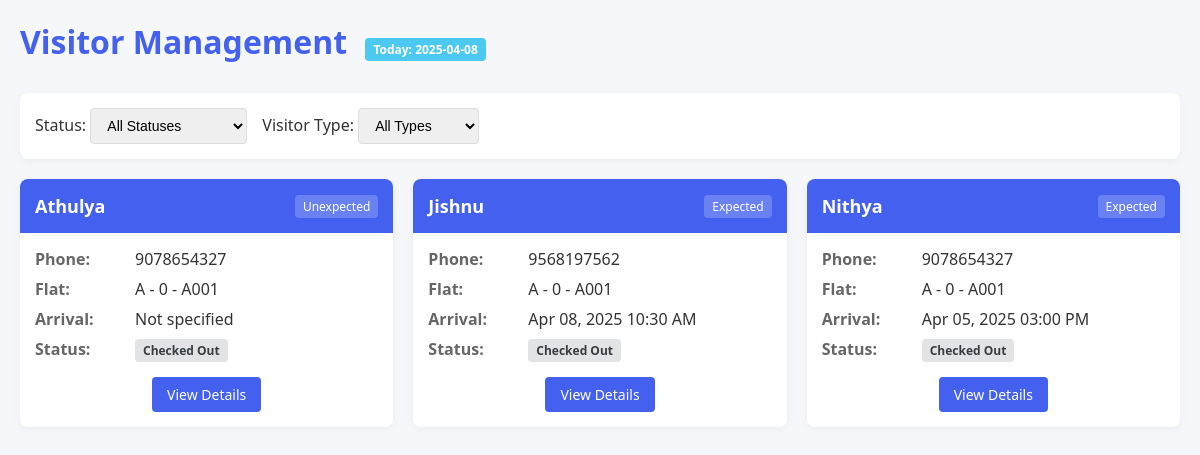
Before: /admin_visitor_list/ with the older database file.
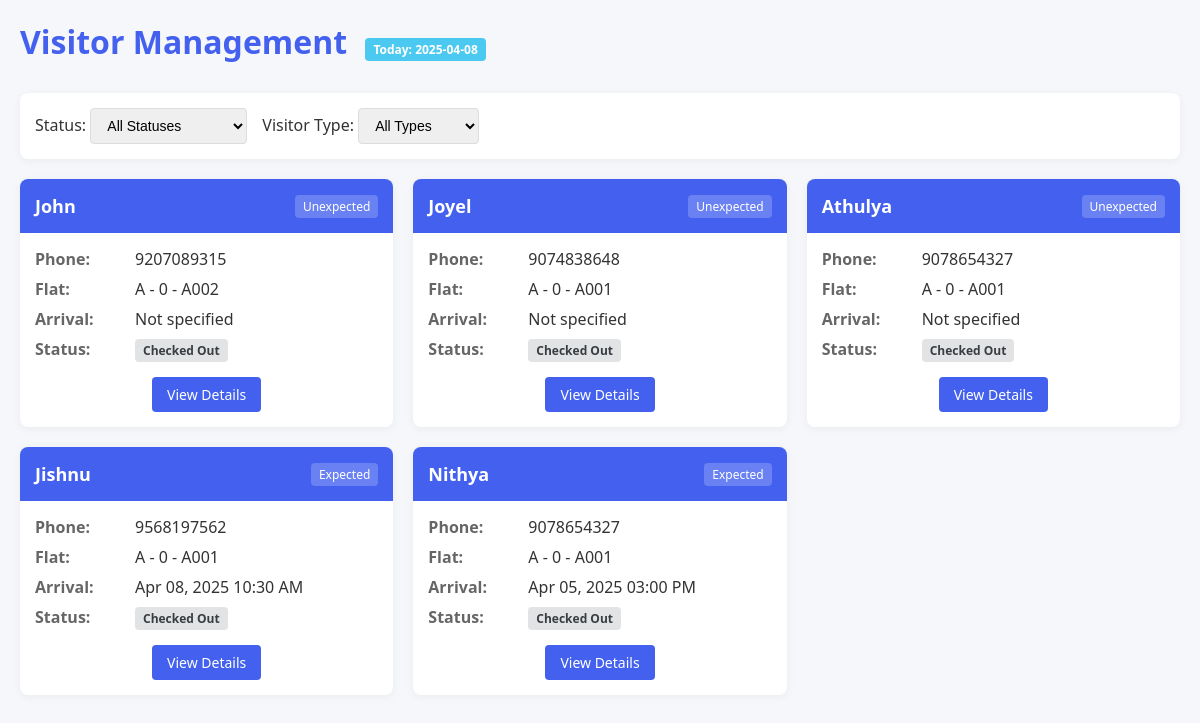
After: the same page with the newer database file.
### app/models.py (models this page shows, shortened)
class Visitor(models.Model):
    VISITOR_TYPE_CHOICES = [
        ('Expected', 'Expected'),
        ('Unexpected', 'Unexpected'),
        ('Delivery', 'Delivery'),
        ('Service', 'Service'),
    ]
    STATUS_CHOICES = [
        ('Pending', 'Pending Approval'),
        ('Approved', 'Approved'),
        ('Rejected', 'Rejected'),
        ('CheckedIn', 'Checked In'),
        ('CheckedOut', 'Checked Out'),
    ]
    name = models.CharField(max_length=100)
    phone = models.CharField(max_length=15)
    visitor_type = models.CharField(max_length=20, choices=VISITOR_TYPE_CHOICES)
    purpose = models.TextField(blank=True, null=True)
    vehicle_number = models.CharField(max_length=20, blank=True, null=True)
    id_proof_type = models.CharField(max_length=50, blank=True, null=True)
    id_proof_number = models.CharField(max_length=50, blank=True, null=True)
    id_proof_image = models.ImageField(upload_to='visitor_ids/', blank=True, null=True)
    flat = models.ForeignKey(Flat, on_delete=models.CASCADE, null=True, blank=True)
    requested_by = models.ForeignKey(FlatOccupant, on_delete=models.SET_NULL, null=True, blank=True)
    expected_arrival = models.DateTimeField(null=True, blank=True)
    actual_arrival = models.DateTimeField(null=True, blank=True)
    actual_departure = models.DateTimeField(null=True, blank=True)
    checked_in_by = models.ForeignKey(Security, on_delete=models.SET_NULL,
                                    related_name='checked_in_visitors', null=True, blank=True)
    checked_out_by = models.ForeignKey(Security, on_delete=models.SET_NULL,
                                     related_name='checked_out_visitors', null=True, blank=True)
    status = models.CharField(max_length=20, choices=STATUS_CHOICES, default='Pending')
    is_unexpected = models.BooleanField(default=False)
    verification_code = models.CharField(max_length=8, blank=True, null=True)
    created_at = models.DateTimeField(auto_now_add=True)
    updated_at = models.DateTimeField(auto_now=True)

class Flat(models.Model):
    flat_number = models.CharField(max_length=20, unique=True)
    floor = models.IntegerField()
    block = models.CharField(max_length=10, blank=True, null=True)
    square_footage = models.PositiveIntegerField(blank=True, null=True)
    bedrooms = models.PositiveIntegerField(default=1)
    is_occupied = models.BooleanField(default=False)
    created_at = models.DateTimeField(auto_now_add=True)
    updated_at = models.DateTimeField(auto_now=True)
    class Meta:
        ordering = ['block', 'floor', 'flat_number']

### app/views.py (the view)
# urls.py: path('admin_visitor_list/', views.admin_visitor_list, name='admin_visitor_list'),
def admin_visitor_list(request):
    today = date.today()
    visitors = Visitor.objects.all(
    ).order_by('-created_at')
    status_filter = request.GET.get('status')
    visitor_type_filter = request.GET.get('visitor_type')
    if status_filter:
        visitors = visitors.filter(status=status_filter)
    if visitor_type_filter:
        visitors = visitors.filter(visitor_type=visitor_type_filter)
    context = {
        'visitors': visitors,
        'status_choices': Visitor.STATUS_CHOICES,
        'visitor_type_choices': Visitor.VISITOR_TYPE_CHOICES,
        'today': today.strftime('%Y-%m-%d')
    }
    return render(request, 'admin_visitors_list.html', context)

### app/templates/admin_visitors_list.html (shortened to what this page needs)
<!DOCTYPE html>
<html lang="en">
<head>
</head>
<body>
    <div class="container">
        <div class="header">
            <h1>Visitor Management <span class="today-badge">Today: {{ today }}</span></h1>
        </div>
        <div class="filters">
            <div>
                <label for="status">Status:</label>
                <select id="status" onchange="filterVisitors()">
                    <option value="">All Statuses</option>
                </select>
            </div>
            <div>
                <label for="visitor_type">Visitor Type:</label>
                <select id="visitor_type" onchange="filterVisitors()">
                    <option value="">All Types</option>
                </select>
            </div>
        </div>
        <div class="visitor-grid">
            {% for visitor in visitors %}
            <div class="visitor-card">
                <div class="card-header">
                    <span class="visitor-name">{{ visitor.name }}</span>
                    <span class="visitor-type">{{ visitor.get_visitor_type_display }}</span>
                </div>
                <div class="card-body">
                    <div class="detail-row">
                        <span class="detail-label">Phone:</span>
                        <span class="detail-value">{{ visitor.phone }}</span>
                    </div>
                    <div class="detail-row">
                        <span class="detail-label">Flat:</span>
                        <span class="detail-value">
                            {% if visitor.flat %}
                                {{ visitor.flat.block }} - {{ visitor.flat.floor }} - {{ visitor.flat.flat_number }}
                            {% else %}
                                N/A
                            {% endif %}
                        </span>
                    </div>
                    <div class="detail-row">
                        <span class="detail-label">Arrival:</span>
                        <span class="detail-value">
                            {% if visitor.expected_arrival %}
                                {{ visitor.expected_arrival|date:"M d, Y h:i A" }}
                            {% else %}
                                Not specified
                            {% endif %}
                        </span>
                    </div>
                    <div class="detail-row">
                        <span class="detail-label">Status:</span>
                        <span class="detail-value">
                            <span class="status status-{{ visitor.status|lower }}">{{ visitor.get_status_display }}</span>
                        </span>
                    </div>
                    <div style="margin-top: 15px; text-align: center;">
                        <a href="{% url 'admin_visitor_detail' visitor.id %}" class="btn btn-primary">View Details</a>
                    </div>
                </div>
            </div>
            {% empty %}
            <div style="grid-column: 1 / -1; text-align: center; padding: 40px; background: white; border-radius: 8px;">
                <p style="font-size: 18px; color: #666;">No visitors found matching your criteria</p>
            </div>
            {% endfor %}
        </div>
    </div>
</body>
</html>

### app/templates/admin_visitors_list.html (style rules this page uses)
:root { --primary: #4361ee; --secondary: #3f37c9; --success: #4cc9f0; --danger: #f72585; --warning: #f8961e; --info: #4895ef; --light: #f8f9fa; --dark: #212529; }
body { font-family: 'Segoe UI', Tahoma, Geneva, Verdana, sans-serif; background-color: #f5f7fa; margin: 0; padding: 20px; color: #333; }
.container { max-width: 1200px; margin: 0 auto; }
.header { display: flex; justify-content: space-between; align-items: center; margin-bottom: 30px; }
h1 { color: var(--primary); margin: 0; }
.filters { background: white; padding: 15px; border-radius: 8px; box-shadow: 0 2px 10px rgba(0,0,0,0.05); margin-bottom: 20px; display: flex; gap: 15px; flex-wrap: wrap; }
select, input { padding: 8px 12px; border: 1px solid #ddd; border-radius: 4px; font-size: 14px; }
.visitor-grid { display: grid; grid-template-columns: repeat(auto-fill, minmax(300px, 1fr)); gap: 20px; }
.visitor-card { background: white; border-radius: 8px; box-shadow: 0 2px 10px rgba(0,0,0,0.05); overflow: hidden; transition: transform 0.2s; }
.card-header { padding: 15px; background: var(--primary); color: white; display: flex; justify-content: space-between; align-items: center; }
.visitor-name { font-weight: 600; font-size: 18px; }
.visitor-type { background: rgba(255,255,255,0.2); padding: 3px 8px; border-radius: 4px; font-size: 12px; }
.card-body { padding: 15px; }
.detail-row { display: flex; margin-bottom: 8px; }
.detail-label { font-weight: 600; width: 100px; color: #666; }
.detail-value { flex: 1; }
.status { display: inline-block; padding: 3px 8px; border-radius: 4px; font-size: 12px; font-weight: 600; }
.status-checkedout { background: #e2e3e5; color: #383d41; }
.btn { display: inline-block; padding: 8px 15px; border-radius: 4px; text-decoration: none; font-weight: 500; font-size: 14px; cursor: pointer; border: none; }
.btn-primary { background: var(--primary); color: white; }
.today-badge { background: var(--success); color: white; padding: 3px 8px; border-radius: 4px; font-size: 12px; margin-left: 10px; }

Changed rows visible on the page:
added Visitor: name "John", visitor_type "Unexpected", phone "9207089315", flat.block "A", flat.floor "0", flat.flat_number "A002", shows "Not specified", status "Checked Out"
added Visitor: name "Joyel", visitor_type "Unexpected", phone "9074838648", flat.block "A", flat.floor "0", flat.flat_number "A001", shows "Not specified", status "Checked Out"
